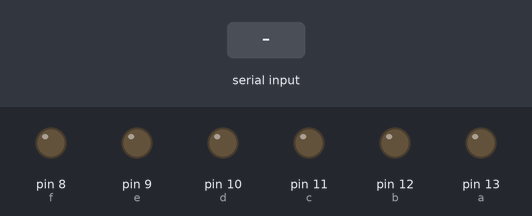
A sketch run on a simulated Arduino Uno, built with avr-gcc and run on an emulated ATmega328P. Parts: output pins drawn as LEDs (lit = HIGH). The inputs (shaded band) are chosen by the test bench.

Above: at 1.2 s.
1.3 s: "1" received over Serial
At 1.7 s:
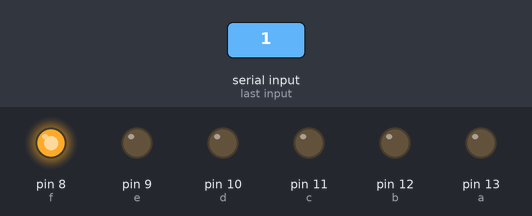
2.8 s: byte 66 ('B') received over Serial
At 4.0 s:
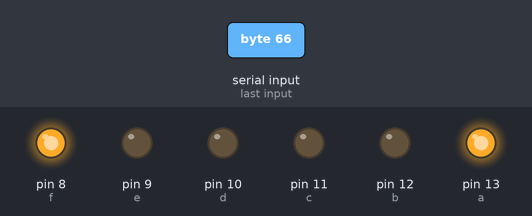
4.3 s: "2" received over Serial
At 5.2 s:
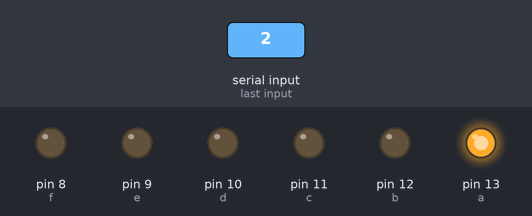
5.8 s: "3" received over Serial
At 6.3 s:
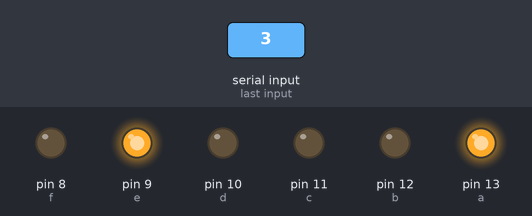
7.3 s: byte 67 ('C') received over Serial
At 8.5 s:
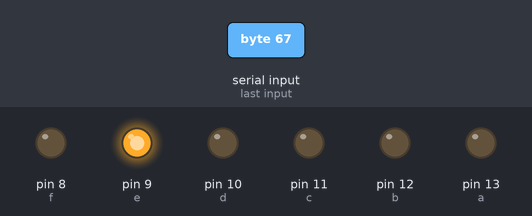
8.8 s: "5" received over Serial
At 9.8 s:
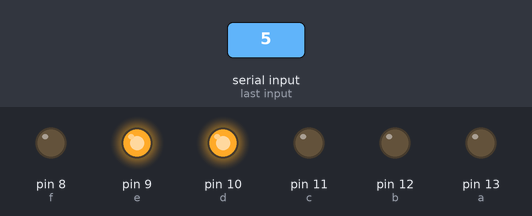
Timing chart, 0 to 11.3 s (numbered marks = the images above; inputs shaded):
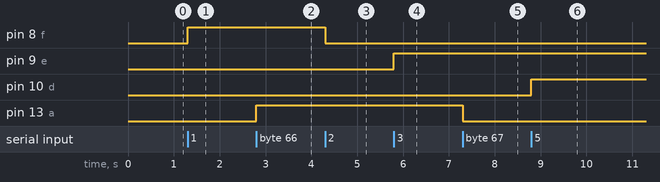

The sketch:

control_leds.ino
```cpp
int option;
int a=13;
int b=12;
int c=11;
int d=10;
int e=9;
int f=8;

void setup()
{
  Serial.begin(9600);
  pinMode(a, OUTPUT);
  pinMode(b, OUTPUT);
  pinMode(c, OUTPUT);
  pinMode(d, OUTPUT);
  pinMode(e, OUTPUT);
  pinMode(f, OUTPUT);

}

void loop()
{
  //si existe datos disponibles los leemos
  if (Serial.available()>0)
  {
    //leemos la opcion enviada
    option=Serial.read();
    if(option=='1')
    {digitalWrite(8, HIGH);}
    if(option=='2')
    {digitalWrite(8, LOW);}

    if(option=='3')
    {digitalWrite(9, HIGH);}
    if(option=='4')
    {digitalWrite(9, LOW);}

      if(option=='5')
    {digitalWrite(10, HIGH);}
    if(option=='6')
    {digitalWrite(10, LOW);}

   if(option=='7')
    {digitalWrite(11, HIGH);}
    if(option=='8')
    {digitalWrite(11, LOW);}

   if(option=='9')
    {digitalWrite(12, HIGH);}
    if(option=='A')
    {digitalWrite(12, LOW);}

   if(option=='B')
    {digitalWrite(13, HIGH);}
    if(option=='C')
    {digitalWrite(13, LOW);}

  }

}
```

Measured:
- after the input at 1.3 s, pin 8 (f): LOW → HIGH at once
- after the input at 2.8 s, pin 13 (a): LOW → HIGH at once
- after the input at 4.3 s, pin 8 (f): HIGH → LOW at once
- after the input at 5.8 s, pin 9 (e): LOW → HIGH at once
- after the input at 7.3 s, pin 13 (a): HIGH → LOW at once
- after the input at 8.8 s, pin 10 (d): LOW → HIGH at once
